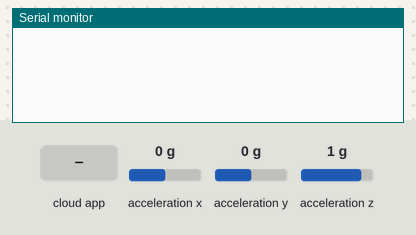
Bench run of a sketch on a simulated Arduino Nano 33 IoT. Shown: the last lines printed to the serial monitor. The test bench sets the inputs (shaded band); at power-on: acceleration x 0 g, acceleration y 0 g, acceleration z 1 g. WiFi joins after 1.5 s; servers stay silent unless stated.

Above: at 2.7 s.
2.8 s: the phone or cloud app sets x_axis to 0
At 3.9 s:
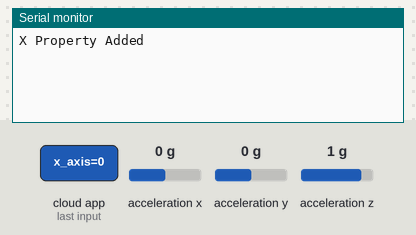
5.0 s: the phone or cloud app sets y_axis to 0
At 6.7 s:
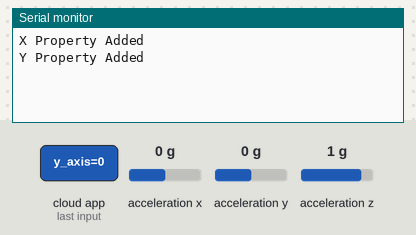
7.0 s: the phone or cloud app sets z_axis to 0
At 8.5 s:
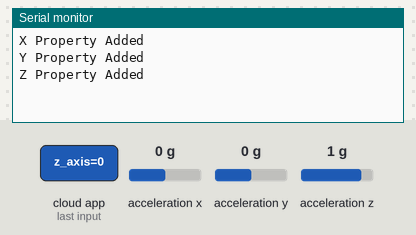

Measured:
- after the input at 2.8 s, the serial monitor: prints a new line after 0.71 s (image 1)
- after the input at 5.0 s, the serial monitor: prints a new line after 0.51 s (image 2)
- after the input at 7.0 s, the serial monitor: prints a new line after 0.52 s (image 3)

The sketch:

Accelerometer_Python.ino
```cpp
/*
  Paul Dal Pozzo
  s214527809
  SIT225 - Data Capture Technologies
  Week 03
  Task 3.1P
*/

#include "thingProperties.h"
#include <Arduino_LSM6DS3.h>

const int INTERVAL_TIME = 1000;   // 1 seconds
float x, y, z;

void setup() {
  Serial.begin(9600); // set baud rate
  while (!Serial);  // wait for port to init

  if (!IMU.begin()) {
    Serial.println("Failed to initialize IMU!");
    while (1);
  }

  // Defined in thingProperties.h
  initProperties();

  // Connect to Arduino IoT Cloud
  ArduinoCloud.begin(ArduinoIoTPreferredConnection);

  setDebugMessageLevel(2);
  ArduinoCloud.printDebugInfo();
}

void loop() {
  ArduinoCloud.update();

  // read accelero data
  if (IMU.accelerationAvailable()) {
    IMU.readAcceleration(x, y, z);
    //Serial.print("X: ");
    //Serial.print(x);
    //Serial.print(" Y: ");
    //Serial.print(y);
    //Serial.print(" Z: ");
    //Serial.println(z);
  }

  delay(INTERVAL_TIME);
}

/*
  Since XAxis is READ_WRITE variable, onXAxisChange() is
  executed every time a new value is received from IoT Cloud.
*/
void onXAxisChange()  {
  Serial.println("X Property Added");
}
/*
  Since YAxis is READ_WRITE variable, onYAxisChange() is
  executed every time a new value is received from IoT Cloud.
*/
void onYAxisChange()  {
  Serial.println("Y Property Added");
}
/*
  Since ZAxis is READ_WRITE variable, onZAxisChange() is
  executed every time a new value is received from IoT Cloud.
*/
void onZAxisChange()  {
  Serial.println("Z Property Added");
}
```

arduino_secrets.h
```cpp
#define SECRET_OPTIONAL_PASS "K33pOu7OfMyN3tw0rk"
#define SECRET_SSID "The Den"
```

thingProperties.h
```cpp
#include "arduino_secrets.h"
#include <ArduinoIoTCloud.h>
#include <Arduino_ConnectionHandler.h>

const char SSID[]     = SECRET_SSID;    // Network SSID (name)
const char PASS[]     = SECRET_OPTIONAL_PASS;    // Network password (use for WPA, or use as key for WEP)

void onXAxisChange();
void onYAxisChange();
void onZAxisChange();

float x_axis;
float y_axis;
float z_axis;

void initProperties(){

  ArduinoCloud.addProperty(x_axis, READWRITE, ON_CHANGE, onXAxisChange);
  ArduinoCloud.addProperty(y_axis, READWRITE, ON_CHANGE, onYAxisChange);
  ArduinoCloud.addProperty(z_axis, READWRITE, ON_CHANGE, onZAxisChange);

}

WiFiConnectionHandler ArduinoIoTPreferredConnection(SSID, PASS);
```
